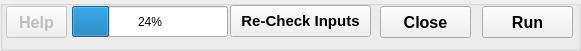
  <widget class="QGroupBox" name="groupBoxButtons">
   <property name="geometry">
    <rect>
     <x>15</x>
     <y>149</y>
     <width>581</width>
     <height>51</height>
    </rect>
   </property>
   <property name="title">
    <string/>
   </property>
   <widget class="QPushButton" name="pushButtonHelp">
    <property name="enabled">
     <bool>false</bool>
    </property>
    <property name="geometry">
     <rect>
      <x>6</x>
      <y>6</y>
      <width>61</width>
      <height>32</height>
     </rect>
    </property>
    <property name="font">
     <font>
      <pointsize>12</pointsize>
      <weight>75</weight>
      <bold>true</bold>
     </font>
    </property>
    <property name="text">
     <string>Help</string>
    </property>
    <property name="autoDefault">
     <bool>false</bool>
    </property>
   </widget>
   <widget class="QPushButton" name="pushButtonClose">
    <property name="geometry">
     <rect>
      <x>380</x>
      <y>6</y>
      <width>91</width>
      <height>32</height>
     </rect>
    </property>
    <property name="font">
     <font>
      <pointsize>12</pointsize>
      <weight>75</weight>
      <bold>true</bold>
     </font>
    </property>
    <property name="text">
     <string>Close</string>
    </property>
    <property name="autoDefault">
     <bool>false</bool>
    </property>
   </widget>
   <widget class="QPushButton" name="pushButtonRun">
    <property name="geometry">
     <rect>
      <x>482</x>
      <y>6</y>
      <width>91</width>
      <height>32</height>
     </rect>
    </property>
    <property name="font">
     <font>
      <pointsize>12</pointsize>
      <weight>75</weight>
      <bold>true</bold>
     </font>
    </property>
    <property name="toolTip">
     <string/>
    </property>
    <property name="text">
     <string>Run</string>
    </property>
    <property name="autoDefault">
     <bool>false</bool>
    </property>
   </widget>
   <widget class="QProgressBar" name="progressBar">
    <property name="geometry">
     <rect>
      <x>72</x>
      <y>6</y>
      <width>156</width>
      <height>31</height>
     </rect>
    </property>
    <property name="value">
     <number>24</number>
    </property>
   </widget>
   <widget class="QPushButton" name="pushButtonClose_2">
    <property name="geometry">
     <rect>
      <x>230</x>
      <y>5</y>
      <width>141</width>
      <height>32</height>
     </rect>
    </property>
    <property name="font">
     <font>
      <pointsize>11</pointsize>
      <weight>75</weight>
      <bold>true</bold>
     </font>
    </property>
    <property name="text">
     <string>Re-Check Inputs</string>
    </property>
    <property name="autoDefault">
     <bool>false</bool>
    </property>
   </widget>
  </widget>
